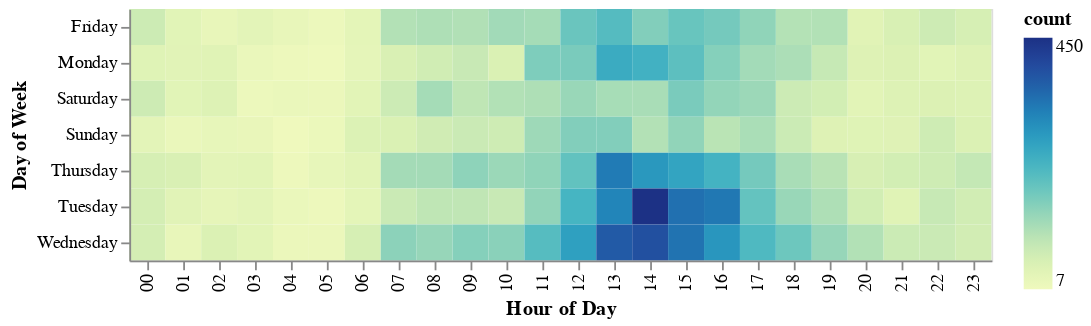

Notebook code for this chart:
### Code cell
base = alt.Chart(week_time).mark_rect().encode(
    alt.Y('day_of_week',title = 'Day of Week'),
    alt.X('incident_time',title = 'Hour of Day'),
    color='count',
    tooltip = [alt.Tooltip('day_of_week',title='Day'),
               alt.Tooltip('hour',title = 'Time'),
               alt.Tooltip('incident_time',title='Drug Arrests')]
)
base

### Figure 1 — Vega-Lite specification as saved in the notebook (floating-point values rounded to 4 significant figures; data arrays with more than 128 entries replaced by an {"elided": "..."} marker saying what was removed)
{"config": {"view": {"continuousWidth": 300, "continuousHeight": 300}}, "data": {"name": "data-925b1e005f8a42a3f607f6c36bfd5271"}, "mark": {"type": "rect"}, "encoding": {"color": {"field": "count", "type": "quantitative"}, "tooltip": [{"field": "day_of_week", "title": "Day", "type": "nominal"}, {"field": "hour", "title": "Time", "type": "nominal"}, {"field": "incident_time", "title": "Drug Arrests", "type": "nominal"}], "x": {"field": "incident_time", "title": "Hour of Day", "type": "nominal"}, "y": {"field": "day_of_week", "title": "Day of Week", "type": "nominal"}}, "$schema": "https://vega.github.io/schema/vega-lite/v5.6.1.json", "datasets": {"data-925b1e005f8a42a3f607f6c36bfd5271": {"elided": "168 records"}}}
